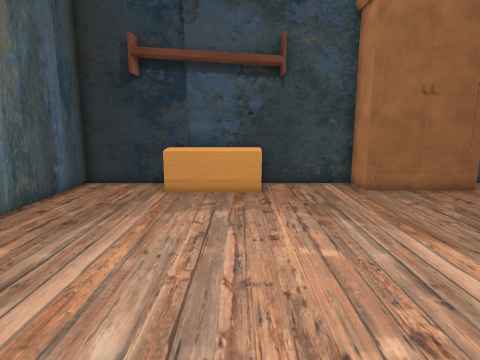
[1] (above)

16 first-person views from a walk through a Unity game level. The camera is 1.4 m above the floor, tilts 10° down and sees 75° across. The floor is counted in squares, 0.5 m on a side. Each view is taken from the middle of a square. On the plan, view 1 faces up. The plan holds only what a view shows up to about 20 squares ahead; the rest is blank.

[2]
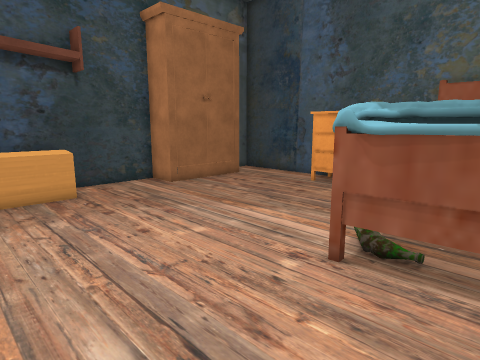

[3]
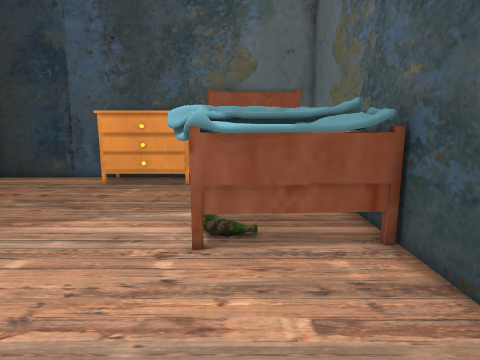

[4]
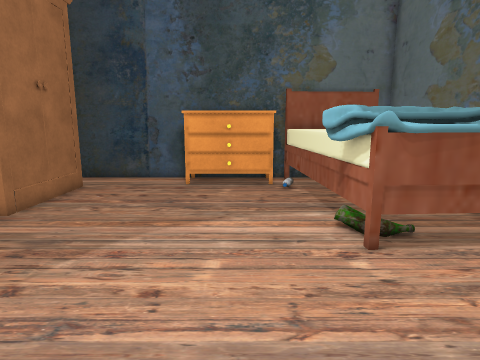

[5]
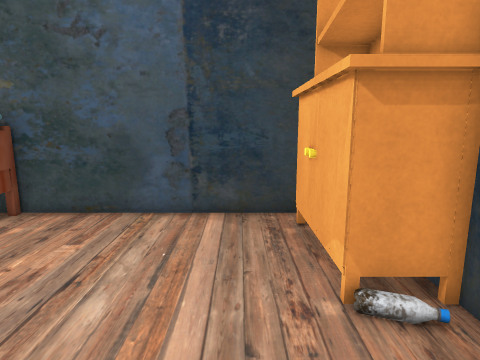

[6]
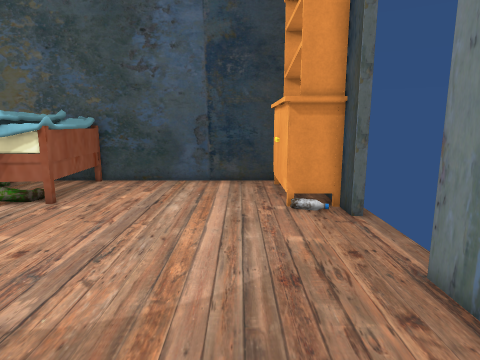

[7]
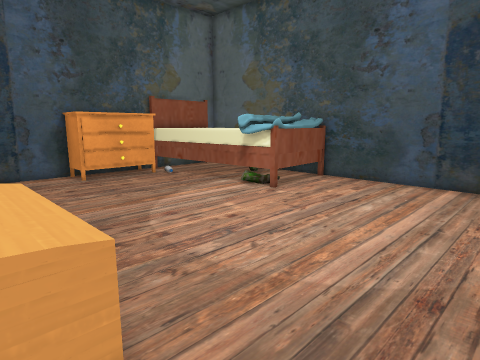

[8]
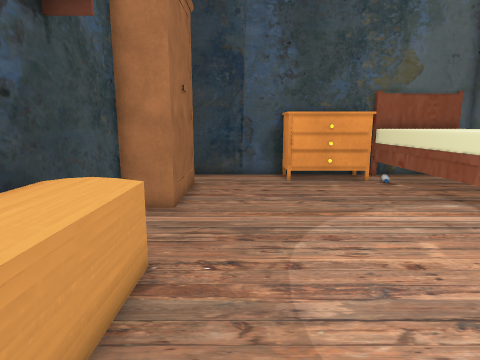

[9]
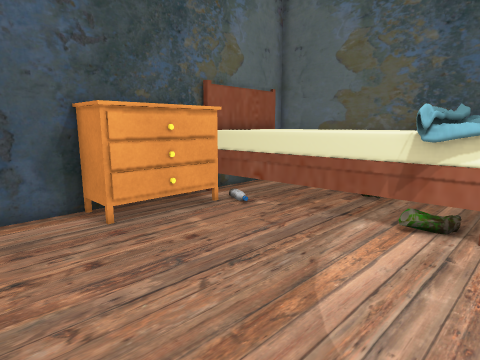

[10]
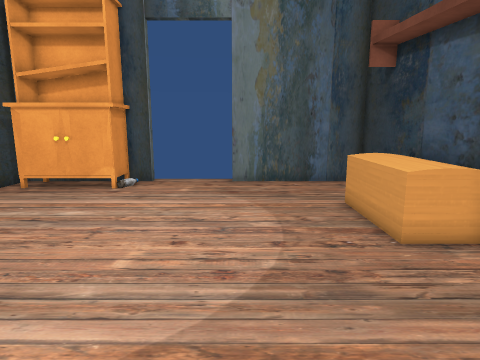

[11]
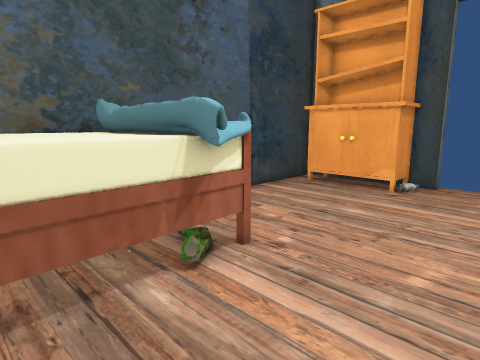

[12]
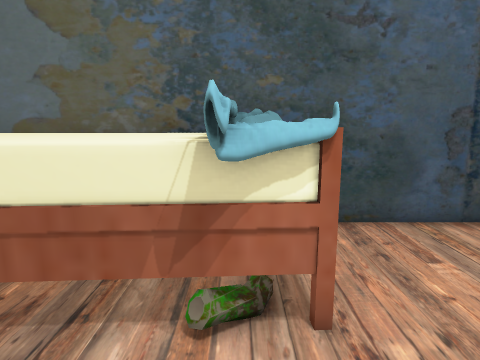

[13]
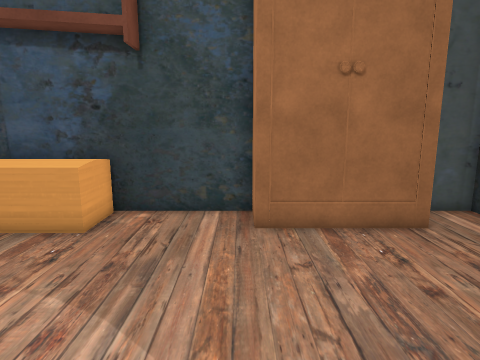

[14]
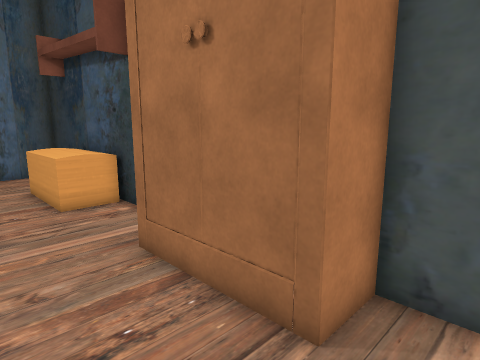

[15]
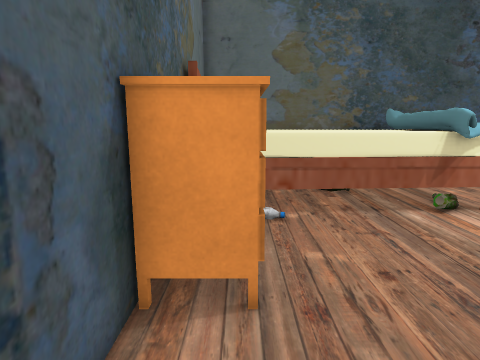

[16]
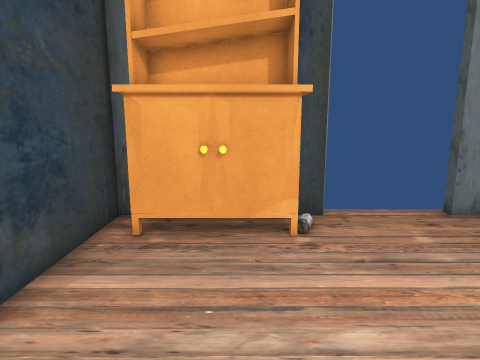

### Floor plan
Points are (right, up) in squares from view 1. A wall is a line through its corners. A room is listed if a view was taken in it or the views show most of it. See-through windows are left out.
Room 1 (views 1, 2, 3, 4, 5, 6, 7, 8, 9, 10, 11, 12, 13, 14, 15, 16)
walls: (5.5, 15) (-7.5, 15) (-7.5, 8.6); (-7.5, 4.6) (-7.5, 3.4); (12.6, 8.2) (12.6, 15) (10.1, 15); (12.6, 1.6) (12.6, 4.2); (-7.5, -1.8) (12.6, -1.8) (12.6, -1.1)
objects: other object (-7, -1) to (-6, 3); other object (-3, 13) to (1, 14); other object (3, -1) to (12, 4); other object (5, 13) to (10, 14); other object (11, 5) to (12, 9)

Positions as (right, up) in squares from view 1, and headings:
1: (0, 0), facing up
2: (-3, 0), facing up-right
3: (-4, 2), facing right
4: (-4, 6), facing right
5: (-4, 8), facing down
6: (-4, 14), facing down
7: (-6, 14), facing down-right
8: (-5, 11), facing right
9: (2, 12), facing down-right
10: (8, 9), facing left
11: (8, 8), facing down-left
12: (4, 7), facing down
13: (5, 5), facing up
14: (12, 10), facing up-left
15: (11, 13), facing down
16: (2, 2), facing left
